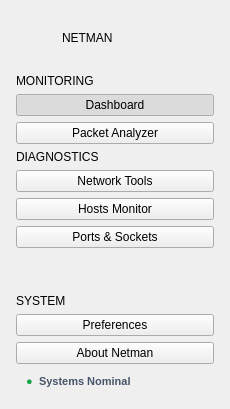
     <widget class="QWidget" name="leftSidebar">
      <property name="sizePolicy">
       <sizepolicy hsizetype="Fixed" vsizetype="Preferred">
        <horstretch>0</horstretch>
        <verstretch>0</verstretch>
       </sizepolicy>
      </property>
      <property name="minimumSize">
       <size>
        <width>230</width>
        <height>0</height>
       </size>
      </property>
      <property name="maximumSize">
       <size>
        <width>230</width>
        <height>16777215</height>
       </size>
      </property>
      <layout class="QVBoxLayout" name="sidebarLayout">
      <property name="spacing">
       <number>6</number>
      </property>
      <property name="leftMargin">
       <number>16</number>
      </property>
      <property name="topMargin">
       <number>20</number>
      </property>
      <property name="rightMargin">
       <number>16</number>
      </property>
      <property name="bottomMargin">
       <number>16</number>
      </property>
      <item>
       <layout class="QHBoxLayout" name="brandLayout">
        <property name="spacing">
         <number>10</number>
        </property>
        <item>
         <widget class="QLabel" name="brandIcon">
          <property name="minimumSize">
           <size>
            <width>36</width>
            <height>36</height>
           </size>
          </property>
          <property name="maximumSize">
           <size>
            <width>36</width>
            <height>36</height>
           </size>
          </property>
          <property name="alignment">
           <set>Qt::AlignmentFlag::AlignCenter</set>
          </property>
         </widget>
        </item>
        <item>
         <layout class="QVBoxLayout" name="brandTextLayout">
          <property name="spacing">
           <number>0</number>
          </property>
          <item>
           <widget class="QLabel" name="brandTitle">
            <property name="text">
             <string>NETMAN</string>
            </property>
           </widget>
          </item>
         </layout>
        </item>
       </layout>
      </item>
      <item>
       <spacer name="spBrandBelow">
        <property name="orientation">
         <enum>Qt::Orientation::Vertical</enum>
        </property>
        <property name="sizeType">
         <enum>QSizePolicy::Policy::Fixed</enum>
        </property>
        <property name="sizeHint" stdset="0">
         <size>
          <width>20</width>
          <height>12</height>
         </size>
        </property>
       </spacer>
      </item>
      <item>
       <widget class="QLabel" name="lblSecMonitoring">
        <property name="text">
         <string>MONITORING</string>
        </property>
        <property name="class" stdset="0">
         <string>sidebarSection</string>
        </property>
       </widget>
      </item>
      <item>
       <widget class="QPushButton" name="btnNavDashboard">
        <property name="text">
         <string>Dashboard</string>
        </property>
        <property name="checkable">
         <bool>true</bool>
        </property>
        <property name="checked">
         <bool>true</bool>
        </property>
        <property name="class" stdset="0">
         <string>navBtn</string>
        </property>
       </widget>
      </item>
      <item>
       <widget class="QPushButton" name="btnNavPackets">
        <property name="text">
         <string>Packet Analyzer</string>
        </property>
        <property name="checkable">
         <bool>true</bool>
        </property>
        <property name="class" stdset="0">
         <string>navBtn</string>
        </property>
       </widget>
      </item>
      <item>
       <widget class="QLabel" name="lblSecDiagnostics">
        <property name="text">
         <string>DIAGNOSTICS</string>
        </property>
        <property name="class" stdset="0">
         <string>sidebarSection</string>
        </property>
       </widget>
      </item>
      <item>
       <widget class="QPushButton" name="btnNavTools">
        <property name="text">
         <string>Network Tools</string>
        </property>
        <property name="checkable">
         <bool>true</bool>
        </property>
        <property name="class" stdset="0">
         <string>navBtn</string>
        </property>
       </widget>
      </item>
      <item>
       <widget class="QPushButton" name="btnNavHosts">
        <property name="text">
         <string>Hosts Monitor</string>
        </property>
        <property name="checkable">
         <bool>true</bool>
        </property>
        <property name="class" stdset="0">
         <string>navBtn</string>
        </property>
       </widget>
      </item>
      <item>
       <widget class="QPushButton" name="btnNavPorts">
        <property name="text">
         <string>Ports &amp;&amp; Sockets</string>
        </property>
        <property name="checkable">
         <bool>true</bool>
        </property>
        <property name="class" stdset="0">
         <string>navBtn</string>
        </property>
       </widget>
      </item>
      <item>
       <spacer name="spSidebarPush">
        <property name="orientation">
         <enum>Qt::Orientation::Vertical</enum>
        </property>
        <property name="sizeHint" stdset="0">
         <size>
          <width>20</width>
          <height>40</height>
         </size>
        </property>
       </spacer>
      </item>
      <item>
       <widget class="QLabel" name="lblSecSystem">
        <property name="text">
         <string>SYSTEM</string>
        </property>
        <property name="class" stdset="0">
         <string>sidebarSection</string>
        </property>
       </widget>
      </item>
      <item>
       <widget class="QPushButton" name="btnNavSettings">
        <property name="text">
         <string>Preferences</string>
        </property>
        <property name="checkable">
         <bool>true</bool>
        </property>
        <property name="class" stdset="0">
         <string>navBtn</string>
        </property>
       </widget>
      </item>
      <item>
       <widget class="QPushButton" name="btnNavAbout">
        <property name="text">
         <string>About Netman</string>
        </property>
        <property name="checkable">
         <bool>false</bool>
        </property>
        <property name="class" stdset="0">
         <string>navBtn</string>
        </property>
       </widget>
      </item>
      <item>
       <widget class="QFrame" name="statusPillCard">
        <layout class="QHBoxLayout" name="statusPillLayout">
         <property name="leftMargin">
          <number>10</number>
         </property>
         <property name="topMargin">
          <number>5</number>
         </property>
         <property name="rightMargin">
          <number>10</number>
         </property>
         <property name="bottomMargin">
          <number>5</number>
         </property>
         <item>
          <widget class="QLabel" name="statusDot">
           <property name="styleSheet">
            <string notr="true">color: #16a34a; font-size: 11px;</string>
           </property>
           <property name="text">
            <string>●</string>
           </property>
          </widget>
         </item>
         <item>
          <widget class="QLabel" name="lblSidebarStatus">
           <property name="styleSheet">
            <string notr="true">color: #475569; font-weight: 600; font-size: 11px;</string>
           </property>
           <property name="text">
            <string>Systems Nominal</string>
           </property>
          </widget>
         </item>
         <item>
          <spacer name="spStatusPill">
           <property name="orientation">
            <enum>Qt::Orientation::Horizontal</enum>
           </property>
           <property name="sizeHint" stdset="0">
            <size>
             <width>0</width>
             <height>0</height>
            </size>
           </property>
          </spacer>
         </item>
        </layout>
       </widget>
      </item>
     </layout>
    </widget>
